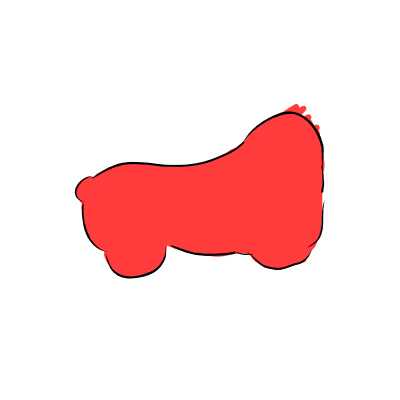
#> input picture _tmp_jimmothy_src/4kJimmothyBodyReal.jpg, 400 x 400 px
$ python convert_jimmothy.py
#> lines starting #> are read from the running program, lines starting #| are printed output that depends on the picture; after the words box and inside, x2 and y2 are one past the last pixel; in counts of white or black regions, pixels touching at a corner belong together
#> in convert, rgb is the input picture: shape (400, 400, 3); mean R, G, B 253, 221.4, 221.6
from collections import deque
from pathlib import Path

import numpy as np
from PIL import Image

SRC_DIR = Path(__file__).resolve().parent
OUT_DIR = SRC_DIR.parent / "art" / "creatures" / "parts"
SIZE = 400
LIGHT = np.array([-0.6, -0.8], dtype=np.float32)
LIGHT /= np.linalg.norm(LIGHT)

JOBS = [
    ("4kJimmothyBodyReal.jpg", "body_jimmothy.png"),
    ("4kJimmothyHead.jpg", "head_jimmothy.png"),
    ("4KJimmothyFrontLeg.jpg", "front_legs_jimmothy.png"),
    ("4kJimmothyBackLeg.jpg", "back_legs_jimmothy.png"),
    ("4KJimmothyTail.jpg", "tail_jimmothy.png"),
]


def is_paper(rgb: np.ndarray) -> np.ndarray:
    lum = rgb.mean(axis=2)
    mx = rgb.max(axis=2).astype(np.float32)
    mn = rgb.min(axis=2).astype(np.float32)
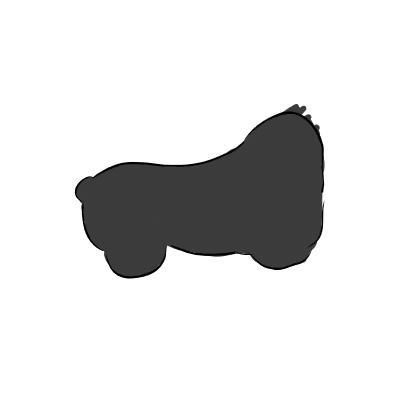
#> mn: shape (400, 400) float32; min 0, max 255, mean 221.4
    sat = np.divide(mx - mn, np.maximum(mx, 1.0))
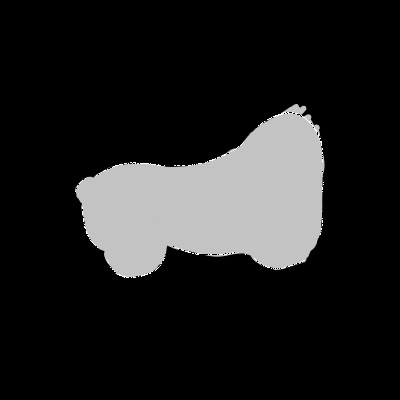
#> sat: shape (400, 400) float32; min 0, max 1, mean 0.128
    pale_pink = (rgb[..., 0] >= 230) & (rgb[..., 1] >= 170) & (rgb[..., 2] >= 170) & (sat < 0.38)
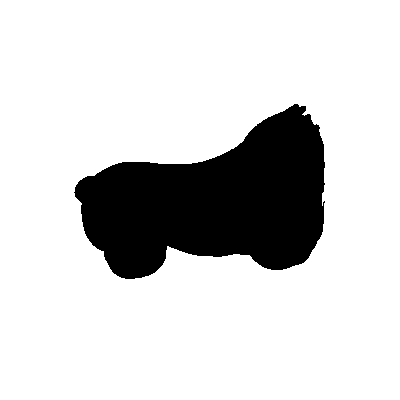
#> pale_pink: shape (400, 400) bool; 82.9% white; 1 black region, box (x1, y1, x2, y2) and area: (74, 104, 325, 279) 27289
    near_white = (lum >= 242) & (sat < 0.16)
#> near_white: shape (400, 400) bool; 82.9% white; 1 black region, box (x1, y1, x2, y2) and area: (74, 104, 325, 279) 27411
    return near_white | pale_pink


def flood_background(paper: np.ndarray) -> np.ndarray:
    h, w = paper.shape
#> h = 400; w = 400
    bg = np.zeros((h, w), dtype=bool)
    q: deque[tuple[int, int]] = deque()
    for x in range(w):
        if paper[0, x]:
            bg[0, x] = True
            q.append((x, 0))
        if paper[h - 1, x]:
            bg[h - 1, x] = True
            q.append((x, h - 1))
#> bg: shape (400, 400) bool; 0.5% white in thin lines or dots
    for y in range(h):
        if paper[y, 0]:
            bg[y, 0] = True
            q.append((0, y))
        if paper[y, w - 1]:
            bg[y, w - 1] = True
            q.append((w - 1, y))
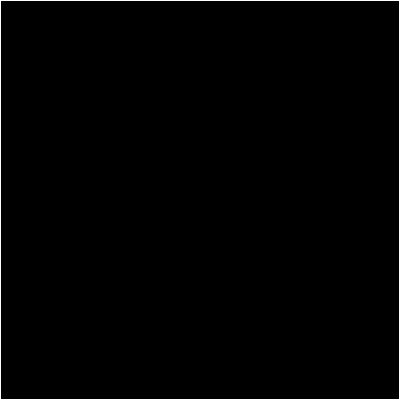
#> bg: shape (400, 400) bool; 1% white in thin lines or dots
    while q:
        x, y = q.popleft()
        for nx, ny in ((x - 1, y), (x + 1, y), (x, y - 1), (x, y + 1)):
            if 0 <= nx < w and 0 <= ny < h and (not bg[ny, nx]) and paper[ny, nx]:
                bg[ny, nx] = True
                q.append((nx, ny))
#> this loop made 132715 passes
#> (x, y) on passes 1 to 3: (0, 0), (0, 399), (1, 0)
    return bg


def convert(src: Path, dest: Path) -> None:
    rgb = np.array(Image.open(src).convert("RGB").resize((SIZE, SIZE), Image.Resampling.LANCZOS))
    paper = is_paper(rgb)
    bg = flood_background(paper)
    solid = ~bg
    lum = rgb.mean(axis=2)
    outline = solid & (lum < 78)
#> outline: shape (400, 400) bool; 0.79% white in thin lines or dots, all inside (x1, y1, x2, y2) = (75, 111, 324, 278)
    fill = solid & ~outline
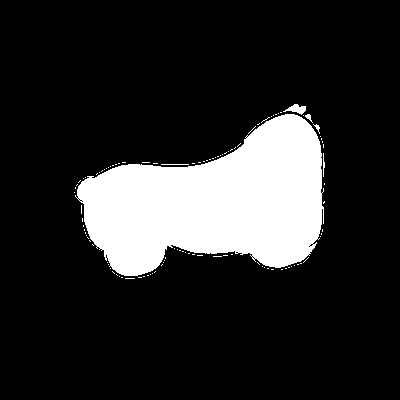
#> fill: shape (400, 400) bool; 16.3% white; 109 white regions (103 under 20 px), largest, box (x1, y1, x2, y2) and area: (75, 114, 324, 276) 25532, (283, 104, 306, 115) 127, (305, 114, 313, 123) 30, (323, 153, 325, 177) 30, (161, 164, 189, 165) 28, (313, 124, 320, 134) 25

    out = np.zeros((SIZE, SIZE, 4), dtype=np.uint8)
    ys, xs = np.where(fill if fill.any() else solid)
    cx = float(xs.mean()) if xs.size else SIZE * 0.5
#> cx = 213.9
    cy = float(ys.mean()) if ys.size else SIZE * 0.5
#> cy = 202
    reach = float(np.sqrt((xs - cx) ** 2 + (ys - cy) ** 2).max()) if xs.size else 1.0
#> reach = 140.3
    reach = max(reach, 1.0)
    yy, xx = np.mgrid[0:SIZE, 0:SIZE]
    offset = np.stack([(xx - cx) / reach, (yy - cy) / reach], axis=-1)
    shade = np.clip(0.62 + 0.28 * (offset @ LIGHT), 0.28, 0.92)
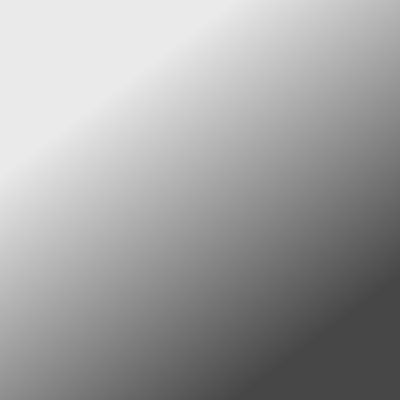
#> shade: shape (400, 400) float64; min 0.28, max 0.92, mean 0.633
    gray = (shade * 255.0).astype(np.uint8)
    out[fill, 0] = gray[fill]
    out[fill, 1] = gray[fill]
#> out: shape (400, 400, 4); mean of channels 0, 1, 2, 3 25.6, 25.6, 0, 0
    out[fill, 2] = gray[fill]
#> out: shape (400, 400, 4); mean of channels 0, 1, 2, 3 25.6, 25.6, 25.6, 0
    out[outline, 0] = 26
#> out: shape (400, 400, 4); mean of channels 0, 1, 2, 3 25.8, 25.6, 25.6, 0
    out[outline, 1] = 26
#> out: shape (400, 400, 4); mean of channels 0, 1, 2, 3 25.8, 25.8, 25.6, 0
    out[outline, 2] = 26
#> out: shape (400, 400, 4); mean of channels 0, 1, 2, 3 25.8, 25.8, 25.8, 0
    out[solid, 3] = 255
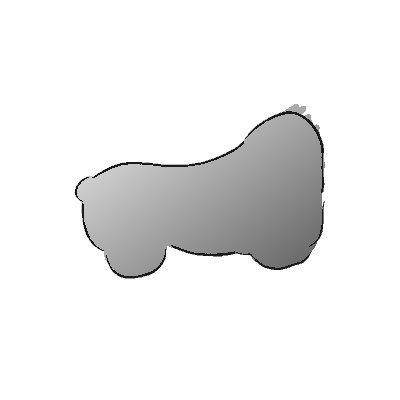
#> out: shape (400, 400, 4); mean of channels 0, 1, 2, 3 25.8, 25.8, 25.8, 43.5; transparent parts drawn white
    Image.fromarray(out, "RGBA").save(dest)
    opaque = int(solid.sum())
#> opaque = 27289
    print(f"{dest.name}: opaque={opaque} outline={int(outline.sum())} fill={int(fill.sum())}")
#| body_jimmothy.png: opaque=27289 outline=1267 fill=26022


def main() -> None:
    OUT_DIR.mkdir(parents=True, exist_ok=True)
    for src_name, dest_name in JOBS:
        convert(SRC_DIR / src_name, OUT_DIR / dest_name)
#> pass 2 of the loop in main, `for src_name, dest_name in JOBS:`:
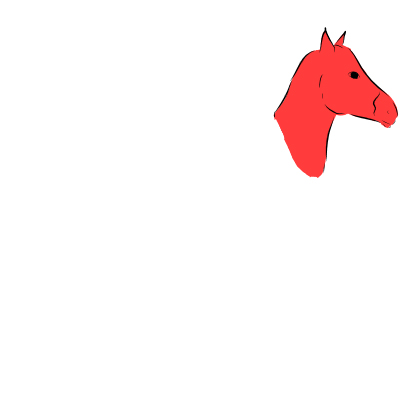
#> input picture _tmp_jimmothy_src/4kJimmothyHead.jpg, 400 x 400 px
#> in convert, rgb is the input picture: shape (400, 400, 3); mean R, G, B 254.3, 244.3, 244.4
#> pale_pink: shape (400, 400) bool; 94.6% white; 1 black region, box (x1, y1, x2, y2) and area: (274, 27, 398, 178) 8708
#> near_white: shape (400, 400) bool; 94.5% white; 1 black region, box (x1, y1, x2, y2) and area: (273, 27, 398, 178) 8792
#> the loop in flood_background (call 2), `while q:` made 151296 passes
#> outline: shape (400, 400) bool; 0.27% white in thin lines or dots, all inside (x1, y1, x2, y2) = (274, 28, 398, 157)
#> in convert (call 2), `fill = solid & ~outline`:
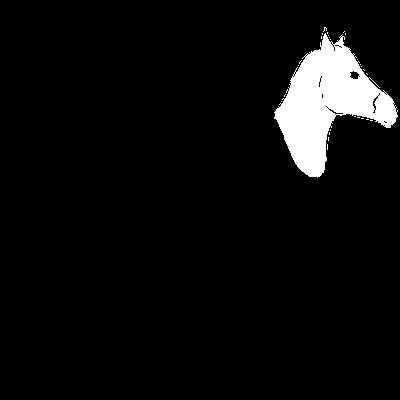
#> fill: shape (400, 400) bool; 5.2% white; 28 white regions (27 under 20 px), largest, box (x1, y1, x2, y2) and area: (274, 33, 398, 178) 8202
#> ys = 8270 values from 27 to 177; xs = 8270 values, max 397 at index 5093, min 274 at index 5213, mean 326.8
#> cx = 326.8
#> cy = 102.6
#> reach = 75.7
#> in convert (call 2), `out[solid, 3] = 255`:
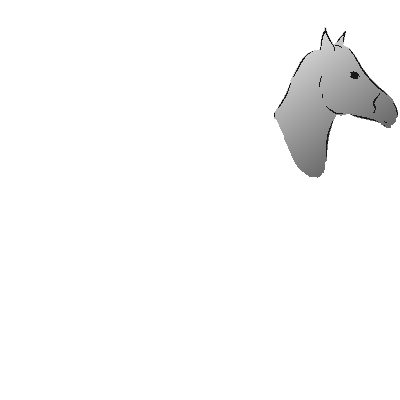
#> out: shape (400, 400, 4); mean of channels 0, 1, 2, 3 8.2, 8.2, 8.2, 13.9; transparent parts drawn white
#> opaque = 8708
#| head_jimmothy.png: opaque=8708 outline=438 fill=8270
#> pass 3 of the loop in main, `for src_name, dest_name in JOBS:`:
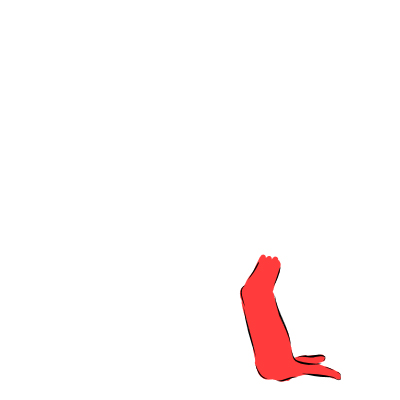
#> input picture _tmp_jimmothy_src/4KJimmothyFrontLeg.jpg, 400 x 400 px
#> in convert, rgb is the input picture: shape (400, 400, 3); mean R, G, B 254.4, 248.8, 248.8
#> in is_paper (call 3), `sat = np.divide(mx - mn, np.maximum(mx, 1.0))`:
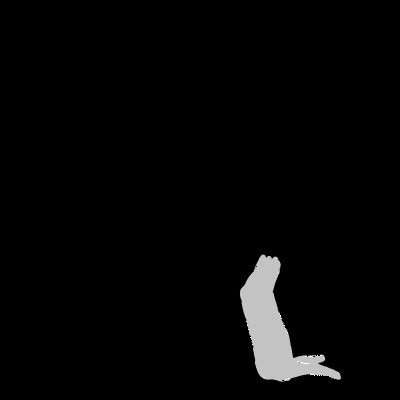
#> sat: shape (400, 400) float32; min 0, max 1, mean 0.0236
#> in is_paper (call 3), `pale_pink = (rgb[..., 0] >= 230) & (rgb[..., 1] >= 170) & (rgb[..., 2]..`:
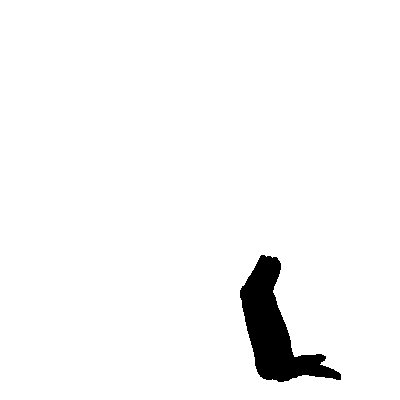
#> pale_pink: shape (400, 400) bool; 96.8% white; 1 black region, box (x1, y1, x2, y2) and area: (240, 255, 341, 382) 5099
#> near_white: shape (400, 400) bool; 96.8% white; 1 black region, box (x1, y1, x2, y2) and area: (240, 254, 341, 382) 5172
#> ys = 4745 values from 255 to 381; xs = 4745 values, max 340 at index 4537, min 240 at index 871, mean 273.2
#> cx = 273.2
#> cy = 328.1
#> reach = 83.98
#> opaque = 5099
#| front_legs_jimmothy.png: opaque=5099 outline=354 fill=4745
#> the loop made 4 passes; the first 3 are shown


if __name__ == "__main__":
#> (the run stopped early here; a loop or call above may not have finished)
